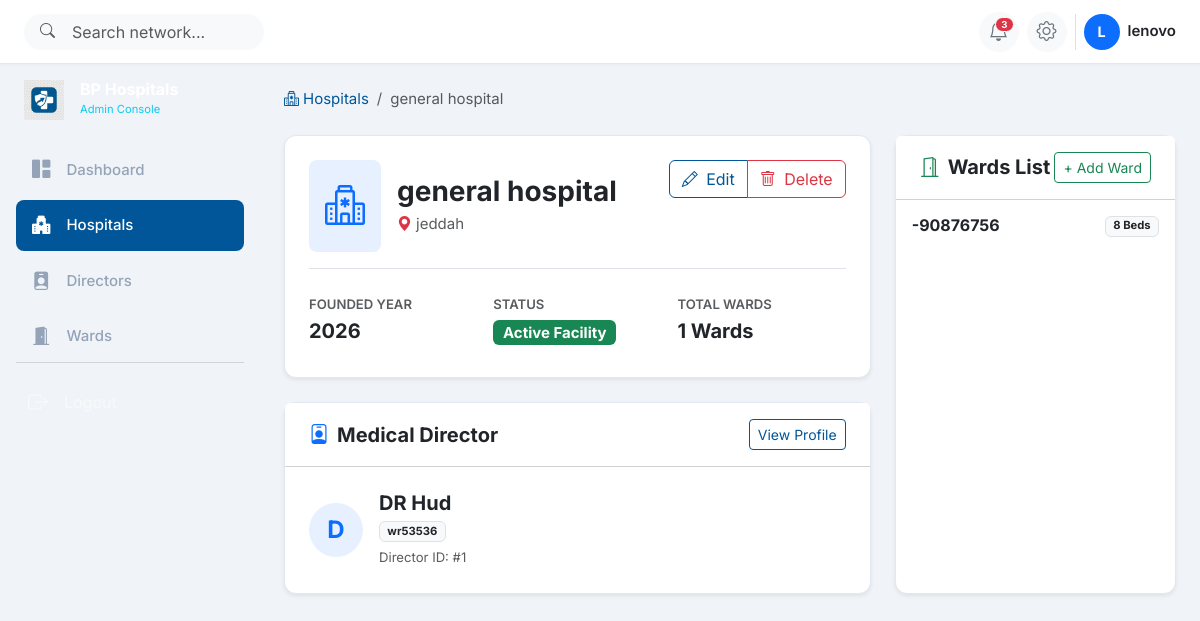
The page /hospitals/3/ (signed in) on the database as committed earlier.
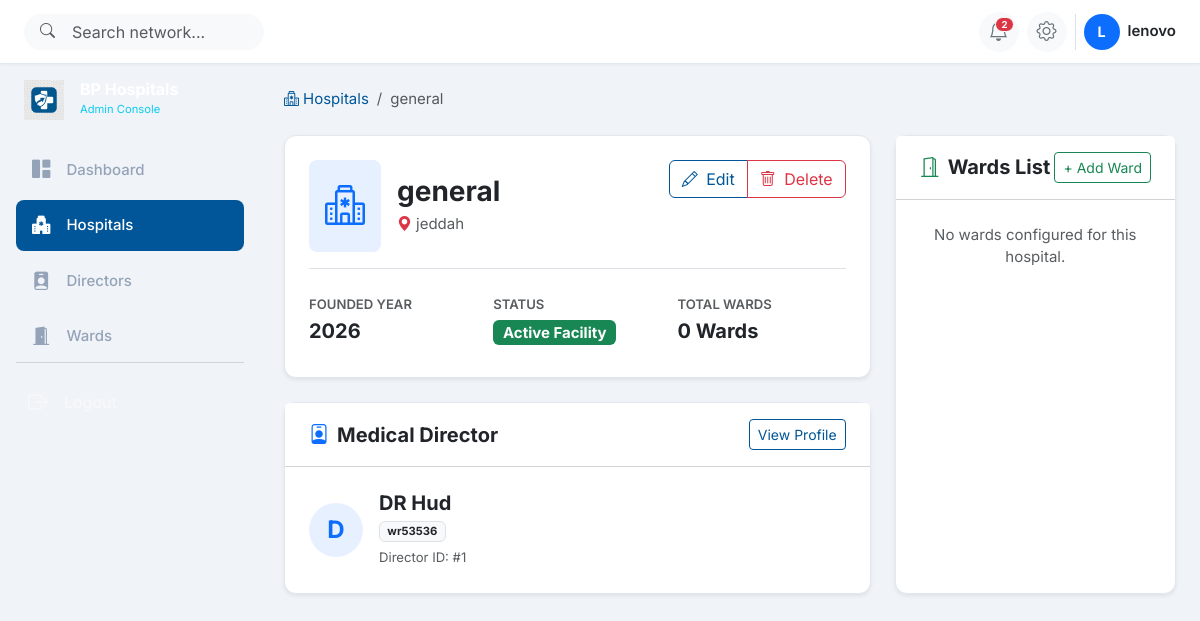
The same page on the database as committed later.
### hospitals/models.py (models this page shows, shortened)
class Hospital(models.Model):
    hospital_id = models.BigAutoField(primary_key=True)
    hospital_name = models.CharField(
        max_length=200,
        unique=True,
        null=False,
        blank=False,
        verbose_name="Hospital Name",
        help_text="Unique name of the hospital facility."
    )
    location = models.CharField(
        max_length=255,
        null=False,
        blank=False,
        verbose_name="Location",
        help_text="City/Region location of the hospital."
    )
    founded_year = models.IntegerField(
        null=False,
        blank=False,
        validators=[
            MinValueValidator(1800, message="Founded year cannot be before 1800."),
            MaxValueValidator(current_year(), message="Founded year cannot be in the future.")
        ],
        verbose_name="Founded Year",
        help_text="Year the hospital was established (between 1800 and present)."
    )
    created_at = models.DateTimeField(default=timezone.now, verbose_name="Created At")
    updated_at = models.DateTimeField(auto_now=True, verbose_name="Updated At")
    class Meta:
        verbose_name = "Hospital"
        verbose_name_plural = "Hospitals"
        ordering = ['-updated_at', 'hospital_name']
        constraints = [
            CheckConstraint(
                condition=Q(founded_year__gte=1800) & Q(founded_year__lte=datetime.date.today().year),
                name="check_founded_year_valid"
            )
        ]

### wards/models.py (models this page shows, shortened)
class Ward(models.Model):
    ward_id = models.BigAutoField(primary_key=True)
    ward_name = models.CharField(
        max_length=150,
        null=False,
        blank=False,
        verbose_name="Ward Name",
        help_text="Name of the ward (e.g., Cardiac ICU, Pediatrics Wing A)."
    )
    capacity = models.IntegerField(
        null=False,
        blank=False,
        validators=[
            MinValueValidator(1, message="Ward capacity must be at least 1 bed."),
            MaxValueValidator(500, message="Ward capacity cannot exceed 500 beds.")
        ],
        verbose_name="Capacity (Beds)",
        help_text="Maximum number of beds in this ward (1-500)."
    )
    hospital = models.ForeignKey(
        Hospital,
        on_delete=models.CASCADE,
        related_name='wards',
        null=False,
        blank=False,
        verbose_name="Hospital",
        help_text="The hospital facility this ward belongs to."
    )
    created_at = models.DateTimeField(default=timezone.now, verbose_name="Created At")
    updated_at = models.DateTimeField(auto_now=True, verbose_name="Updated At")
    class Meta:
        verbose_name = "Ward"
        verbose_name_plural = "Wards"
        ordering = ['-updated_at', 'ward_name']
        constraints = [
            CheckConstraint(
                condition=Q(capacity__gt=0) & Q(capacity__lte=500),
                name="check_ward_capacity_valid"
            )
        ]

### directors/models.py (models this page shows, shortened)
class HospitalDirector(models.Model):
    director_id = models.BigAutoField(primary_key=True)
    director_name = models.CharField(
        max_length=150,
        null=False,
        blank=False,
        verbose_name="Director Name",
        help_text="Full name of the medical director (e.g., Dr. Sarah Jenkins)."
    )
    qualification = models.CharField(
        max_length=200,
        null=False,
        blank=False,
        verbose_name="Qualification",
        help_text="Academic/Medical qualifications (e.g., MD, PhD, MHA)."
    )
    hospital = models.OneToOneField(
        Hospital,
        on_delete=models.CASCADE,
        related_name='director',
        null=False,
        blank=False,
        verbose_name="Assigned Hospital",
        help_text="The hospital facility assigned to this director."
    )
    created_at = models.DateTimeField(default=timezone.now, verbose_name="Created At")
    updated_at = models.DateTimeField(auto_now=True, verbose_name="Updated At")
    class Meta:
        verbose_name = "Hospital Director"
        verbose_name_plural = "Hospital Directors"
        ordering = ['-updated_at', 'director_name']

### hospitals/views.py (the view)
# urls.py: path('<int:pk>/', HospitalDetailView.as_view(), name='hospital_detail'),
class HospitalDetailView(LoginRequiredMixin, DetailView):
    model = Hospital
    template_name = 'hospitals/hospital_detail.html'
    context_object_name = 'hospital'
    pk_url_kwarg = 'pk'

### hospitals/templates/hospitals/hospital_detail.html (shortened to what the changed rows need)
{% extends 'base.html' %}
{% block content %}
<nav aria-label="breadcrumb" class="mb-4">
    <ol class="breadcrumb">
        <li class="breadcrumb-item"><a href="{% url 'hospital_list' %}"><i class="bi bi-hospital me-1"></i>Hospitals</a></li>
        <li class="breadcrumb-item active" aria-current="page">{{ hospital.hospital_name }}</li>
    </ol>
</nav>
<div class="row g-4">
    <div class="col-12 col-lg-8">
        <div class="card bp-card shadow-sm mb-4">
            <div class="card-body p-4">
                <div class="d-flex flex-column flex-sm-row justify-content-between align-items-sm-start gap-3 mb-4 border-bottom pb-3">
                    <div class="d-flex align-items-center gap-3">
                        <div>
                            <h3 class="fw-bold text-dark mb-1">{{ hospital.hospital_name }}</h3>
                            <p class="text-muted mb-0"><i class="bi bi-geo-alt-fill text-danger me-1"></i>{{ hospital.location }}</p>
                        </div>
                    </div>
                </div>
                <div class="row g-3 text-center text-sm-start">
                    <div class="col-6 col-sm-4">
                        <span class="text-uppercase text-muted small fw-semibold">Founded Year</span>
                        <h5 class="fw-bold text-dark mt-1">{{ hospital.founded_year }}</h5>
                    </div>
                    <div class="col-12 col-sm-4">
                        <span class="text-uppercase text-muted small fw-semibold">Total Wards</span>
                        <h5 class="fw-bold text-dark mt-1">{{ hospital.wards.count }} Wards</h5>
                    </div>
                </div>
            </div>
        </div>
        <div class="card bp-card shadow-sm">
            <div class="card-body p-4">
                {% if hospital.director %}
                    <div class="d-flex align-items-center gap-3">
                        <div class="rounded-circle bg-primary bg-opacity-10 text-primary fw-bold d-flex align-items-center justify-content-center flex-shrink-0"
                             style="width:54px;height:54px;font-size:1.5rem;">
                            {{ hospital.director.director_name|slice:":1" }}
                        </div>
                        <div>
                            <h5 class="fw-bold text-dark mb-1">{{ hospital.director.director_name }}</h5>
                            <p class="text-muted mb-1"><span class="badge bg-light text-dark border">{{ hospital.director.qualification }}</span></p>
                            <small class="text-muted">Director ID: #{{ hospital.director.director_id }}</small>
                        </div>
                    </div>
                {% else %}
                    <div class="text-center py-4 text-muted">
                        <p class="mb-3">No medical director assigned to this hospital yet.</p>
                        <a href="{% url 'director_create' %}" class="btn btn-sm btn-primary">Assign Director</a>
                    </div>
                {% endif %}
            </div>
        </div>
    </div>
    <div class="col-12 col-lg-4">
        <div class="card bp-card shadow-sm h-100">
            <div class="card-body p-0">
                {% if hospital.wards.all %}
                    <div class="list-group list-group-flush">
                        {% for ward in hospital.wards.all %}
                            <a href="{% url 'ward_detail' ward.pk %}" class="list-group-item list-group-item-action p-3 d-flex justify-content-between align-items-center">
                                <div>
                                    <h6 class="mb-0 fw-bold text-dark">{{ ward.ward_name }}</h6>
                                </div>
                                <span class="badge bg-light text-dark border">{{ ward.capacity }} Beds</span>
                            </a>
                        {% endfor %}
                    </div>
                {% else %}
                    <div class="p-4 text-center text-muted">
                        <p class="mb-0">No wards configured for this hospital.</p>
                    </div>
                {% endif %}
            </div>
        </div>
    </div>
</div>
{% endblock %}

### templates/base.html (shortened to what the changed rows need)
{% load static %}
<!DOCTYPE html>
<html lang="en">
<head>
    <link href="https://cdn.jsdelivr.net/npm/bootstrap@5.3.3/dist/css/bootstrap.min.css" rel="stylesheet"/>
    <link href="https://cdn.jsdelivr.net/npm/bootstrap-icons@1.11.3/font/bootstrap-icons.min.css" rel="stylesheet"/>
    <link href="{% static 'css/custom.css' %}" rel="stylesheet"/>
</head>
<body>
    <header class="bp-header fixed-top d-flex align-items-center justify-content-between px-3 px-md-4">
        <div class="d-flex align-items-center gap-2">
            <div class="dropdown">
                <button class="btn btn-light rounded-circle position-relative d-flex align-items-center justify-content-center"
                        type="button"
                        id="notificationsDropdown"
                        data-bs-toggle="dropdown"
                        data-bs-auto-close="outside"
                        aria-expanded="false"
                        aria-haspopup="true"
                        title="Notifications"
                        style="width:40px;height:40px;">
                    <i class="bi bi-bell fs-5 text-secondary"></i>
                    {% if unread_notifications_count > 0 %}
                        <span class="position-absolute badge rounded-pill bg-danger border border-white"
                              style="top:4px;right:4px;font-size:0.6rem;padding:2px 5px;">
                            {{ unread_notifications_count }}
                        </span>
                    {% endif %}
                </button>
            </div>
        </div>
    </header>
    <div class="offcanvas-md offcanvas-start bp-sidebar"
         tabindex="-1"
         id="sidebarOffcanvas"
         aria-labelledby="sidebarOffcanvasLabel">
        <div class="offcanvas-body d-flex flex-column p-3">
            <div class="d-none d-md-flex align-items-center gap-3 mb-4 px-2">
                <div>
                    <h1 class="text-white fw-bold h6 mb-0 lh-1">BP Hospitals</h1>
                </div>
            </div>
        </div>
    </div>
    <main class="bp-main-content">
        <div class="container-fluid px-3 px-md-4 py-3 py-md-4">
            {% block content %}{% endblock %}
        </div>
    </main>
</body>
</html>

Rows that differ between the two databases and show on the page:
removed Ward: ward_name "-90876756", capacity "8"
changed Hospital "jeddah": hospital_name "general hospital" → "general"; wards.count "1" → "0"
Other text that changed with them:
{{ unread_notifications_count }}: "3" → "2"
text now shown: "No wards configured for this hospital."
